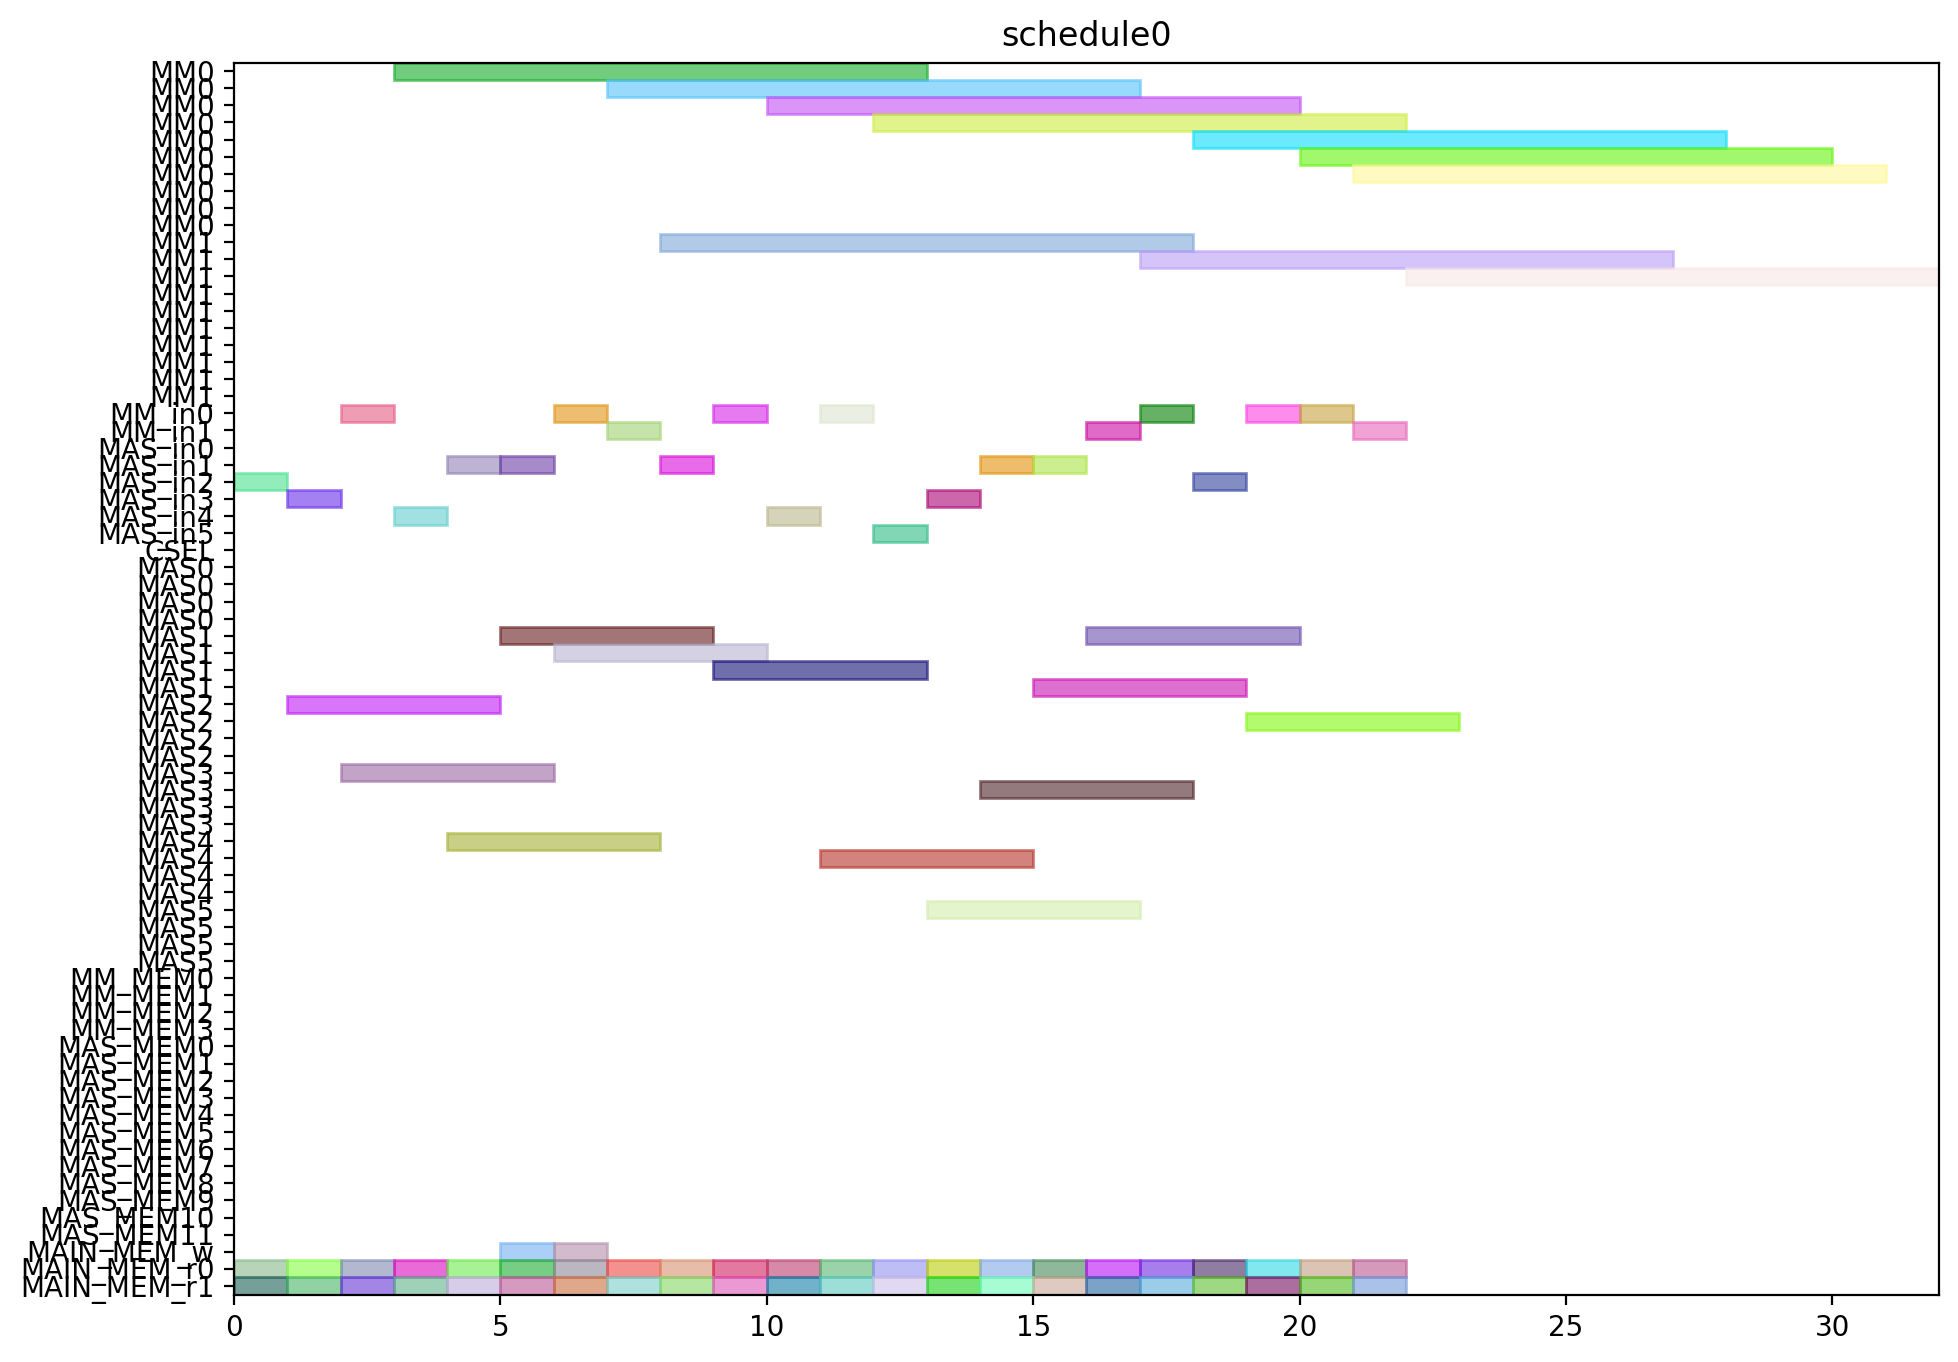

This chart was generated by the following Python code:
from pyschedule import Scenario, solvers, plotters, alt


def solve():
	horizon = 120
	S = Scenario("schedule0", horizon=horizon)

	# resource
	MM = S.Resources('MM', num=2, size=10)
	MM_in = S.Resources('MM_in', num=2)
	MAS_in = S.Resources('MAS_in', num=6)
	CSEL = S.Resource('CSEL')
	MAS = S.Resources('MAS', num=6, size=4, periods=range(1, horizon))
	MM_MEM = S.Resources('MM_MEM', num=4)
	MAS_MEM = S.Resources('MAS_MEM', num=12)
	MAIN_MEM_w = S.Resource('MAIN_MEM_w', size=1)
	MAIN_MEM_r = S.Resources('MAIN_MEM_r', num=2)

	# result of previous scheduling

	# new tasks
	c10_t0 = S.Task('c10_t0', length=10, delay_cost=1)
	c10_t0 += alt(MM)
	c10_t0_in = S.Task('c10_t0_in', length=1, delay_cost=1)
	c10_t0_in += alt(MM_in)
	S += c10_t0_in*MM_in[0]<=c10_t0*MM[0]
	S += c10_t0_in*MM_in[1]<=c10_t0*MM[1]
	c10_t0_mem0 = S.Task('c10_t0_mem0', length=1, delay_cost=1)
	c10_t0_mem0 += MAIN_MEM_r[0]
	S += c10_t0_mem0 <= c10_t0

	c10_t0_mem1 = S.Task('c10_t0_mem1', length=1, delay_cost=1)
	c10_t0_mem1 += MAIN_MEM_r[1]
	S += c10_t0_mem1 <= c10_t0

	c10_t1 = S.Task('c10_t1', length=10, delay_cost=1)
	c10_t1 += alt(MM)
	c10_t1_in = S.Task('c10_t1_in', length=1, delay_cost=1)
	c10_t1_in += alt(MM_in)
	S += c10_t1_in*MM_in[0]<=c10_t1*MM[0]
	S += c10_t1_in*MM_in[1]<=c10_t1*MM[1]
	c10_t1_mem0 = S.Task('c10_t1_mem0', length=1, delay_cost=1)
	c10_t1_mem0 += MAIN_MEM_r[0]
	S += c10_t1_mem0 <= c10_t1

	c10_t1_mem1 = S.Task('c10_t1_mem1', length=1, delay_cost=1)
	c10_t1_mem1 += MAIN_MEM_r[1]
	S += c10_t1_mem1 <= c10_t1

	c10_t2 = S.Task('c10_t2', length=4, delay_cost=1)
	c10_t2 += alt(MAS)
	c10_t2_in = S.Task('c10_t2_in', length=1, delay_cost=1)
	c10_t2_in += alt(MAS_in)
	S += c10_t2_in*MAS_in[0]<=c10_t2*MAS[0]

	S += c10_t2_in*MAS_in[1]<=c10_t2*MAS[1]

	S += c10_t2_in*MAS_in[2]<=c10_t2*MAS[2]

	S += c10_t2_in*MAS_in[3]<=c10_t2*MAS[3]

	S += c10_t2_in*MAS_in[4]<=c10_t2*MAS[4]

	S += c10_t2_in*MAS_in[5]<=c10_t2*MAS[5]

	c10_t2_mem0 = S.Task('c10_t2_mem0', length=1, delay_cost=1)
	c10_t2_mem0 += MAIN_MEM_r[0]
	S += c10_t2_mem0 <= c10_t2

	c10_t2_mem1 = S.Task('c10_t2_mem1', length=1, delay_cost=1)
	c10_t2_mem1 += MAIN_MEM_r[1]
	S += c10_t2_mem1 <= c10_t2

	c10_t3 = S.Task('c10_t3', length=4, delay_cost=1)
	c10_t3 += alt(MAS)
	c10_t3_in = S.Task('c10_t3_in', length=1, delay_cost=1)
	c10_t3_in += alt(MAS_in)
	S += c10_t3_in*MAS_in[0]<=c10_t3*MAS[0]

	S += c10_t3_in*MAS_in[1]<=c10_t3*MAS[1]

	S += c10_t3_in*MAS_in[2]<=c10_t3*MAS[2]

	S += c10_t3_in*MAS_in[3]<=c10_t3*MAS[3]

	S += c10_t3_in*MAS_in[4]<=c10_t3*MAS[4]

	S += c10_t3_in*MAS_in[5]<=c10_t3*MAS[5]

	c10_t3_mem0 = S.Task('c10_t3_mem0', length=1, delay_cost=1)
	c10_t3_mem0 += MAIN_MEM_r[0]
	S += c10_t3_mem0 <= c10_t3

	c10_t3_mem1 = S.Task('c10_t3_mem1', length=1, delay_cost=1)
	c10_t3_mem1 += MAIN_MEM_r[1]
	S += c10_t3_mem1 <= c10_t3

	c20_t0 = S.Task('c20_t0', length=10, delay_cost=1)
	c20_t0 += alt(MM)
	c20_t0_in = S.Task('c20_t0_in', length=1, delay_cost=1)
	c20_t0_in += alt(MM_in)
	S += c20_t0_in*MM_in[0]<=c20_t0*MM[0]
	S += c20_t0_in*MM_in[1]<=c20_t0*MM[1]
	c20_t0_mem0 = S.Task('c20_t0_mem0', length=1, delay_cost=1)
	c20_t0_mem0 += MAIN_MEM_r[0]
	S += c20_t0_mem0 <= c20_t0

	c20_t0_mem1 = S.Task('c20_t0_mem1', length=1, delay_cost=1)
	c20_t0_mem1 += MAIN_MEM_r[1]
	S += c20_t0_mem1 <= c20_t0

	c20_t1 = S.Task('c20_t1', length=10, delay_cost=1)
	c20_t1 += alt(MM)
	c20_t1_in = S.Task('c20_t1_in', length=1, delay_cost=1)
	c20_t1_in += alt(MM_in)
	S += c20_t1_in*MM_in[0]<=c20_t1*MM[0]
	S += c20_t1_in*MM_in[1]<=c20_t1*MM[1]
	c20_t1_mem0 = S.Task('c20_t1_mem0', length=1, delay_cost=1)
	c20_t1_mem0 += MAIN_MEM_r[0]
	S += c20_t1_mem0 <= c20_t1

	c20_t1_mem1 = S.Task('c20_t1_mem1', length=1, delay_cost=1)
	c20_t1_mem1 += MAIN_MEM_r[1]
	S += c20_t1_mem1 <= c20_t1

	c20_t2 = S.Task('c20_t2', length=4, delay_cost=1)
	c20_t2 += alt(MAS)
	c20_t2_in = S.Task('c20_t2_in', length=1, delay_cost=1)
	c20_t2_in += alt(MAS_in)
	S += c20_t2_in*MAS_in[0]<=c20_t2*MAS[0]

	S += c20_t2_in*MAS_in[1]<=c20_t2*MAS[1]

	S += c20_t2_in*MAS_in[2]<=c20_t2*MAS[2]

	S += c20_t2_in*MAS_in[3]<=c20_t2*MAS[3]

	S += c20_t2_in*MAS_in[4]<=c20_t2*MAS[4]

	S += c20_t2_in*MAS_in[5]<=c20_t2*MAS[5]

	c20_t2_mem0 = S.Task('c20_t2_mem0', length=1, delay_cost=1)
	c20_t2_mem0 += MAIN_MEM_r[0]
	S += c20_t2_mem0 <= c20_t2

	c20_t2_mem1 = S.Task('c20_t2_mem1', length=1, delay_cost=1)
	c20_t2_mem1 += MAIN_MEM_r[1]
	S += c20_t2_mem1 <= c20_t2

	c20_t3 = S.Task('c20_t3', length=4, delay_cost=1)
	c20_t3 += alt(MAS)
	c20_t3_in = S.Task('c20_t3_in', length=1, delay_cost=1)
	c20_t3_in += alt(MAS_in)
	S += c20_t3_in*MAS_in[0]<=c20_t3*MAS[0]

	S += c20_t3_in*MAS_in[1]<=c20_t3*MAS[1]

	S += c20_t3_in*MAS_in[2]<=c20_t3*MAS[2]

	S += c20_t3_in*MAS_in[3]<=c20_t3*MAS[3]

	S += c20_t3_in*MAS_in[4]<=c20_t3*MAS[4]

	S += c20_t3_in*MAS_in[5]<=c20_t3*MAS[5]

	c20_t3_mem0 = S.Task('c20_t3_mem0', length=1, delay_cost=1)
	c20_t3_mem0 += MAIN_MEM_r[0]
	S += c20_t3_mem0 <= c20_t3

	c20_t3_mem1 = S.Task('c20_t3_mem1', length=1, delay_cost=1)
	c20_t3_mem1 += MAIN_MEM_r[1]
	S += c20_t3_mem1 <= c20_t3

	c01_t0 = S.Task('c01_t0', length=10, delay_cost=1)
	c01_t0 += alt(MM)
	c01_t0_in = S.Task('c01_t0_in', length=1, delay_cost=1)
	c01_t0_in += alt(MM_in)
	S += c01_t0_in*MM_in[0]<=c01_t0*MM[0]
	S += c01_t0_in*MM_in[1]<=c01_t0*MM[1]
	c01_t0_mem0 = S.Task('c01_t0_mem0', length=1, delay_cost=1)
	c01_t0_mem0 += MAIN_MEM_r[0]
	S += c01_t0_mem0 <= c01_t0

	c01_t0_mem1 = S.Task('c01_t0_mem1', length=1, delay_cost=1)
	c01_t0_mem1 += MAIN_MEM_r[1]
	S += c01_t0_mem1 <= c01_t0

	c01_t1 = S.Task('c01_t1', length=10, delay_cost=1)
	c01_t1 += alt(MM)
	c01_t1_in = S.Task('c01_t1_in', length=1, delay_cost=1)
	c01_t1_in += alt(MM_in)
	S += c01_t1_in*MM_in[0]<=c01_t1*MM[0]
	S += c01_t1_in*MM_in[1]<=c01_t1*MM[1]
	c01_t1_mem0 = S.Task('c01_t1_mem0', length=1, delay_cost=1)
	c01_t1_mem0 += MAIN_MEM_r[0]
	S += c01_t1_mem0 <= c01_t1

	c01_t1_mem1 = S.Task('c01_t1_mem1', length=1, delay_cost=1)
	c01_t1_mem1 += MAIN_MEM_r[1]
	S += c01_t1_mem1 <= c01_t1

	c01_t2 = S.Task('c01_t2', length=4, delay_cost=1)
	c01_t2 += alt(MAS)
	c01_t2_in = S.Task('c01_t2_in', length=1, delay_cost=1)
	c01_t2_in += alt(MAS_in)
	S += c01_t2_in*MAS_in[0]<=c01_t2*MAS[0]

	S += c01_t2_in*MAS_in[1]<=c01_t2*MAS[1]

	S += c01_t2_in*MAS_in[2]<=c01_t2*MAS[2]

	S += c01_t2_in*MAS_in[3]<=c01_t2*MAS[3]

	S += c01_t2_in*MAS_in[4]<=c01_t2*MAS[4]

	S += c01_t2_in*MAS_in[5]<=c01_t2*MAS[5]

	c01_t2_mem0 = S.Task('c01_t2_mem0', length=1, delay_cost=1)
	c01_t2_mem0 += MAIN_MEM_r[0]
	S += c01_t2_mem0 <= c01_t2

	c01_t2_mem1 = S.Task('c01_t2_mem1', length=1, delay_cost=1)
	c01_t2_mem1 += MAIN_MEM_r[1]
	S += c01_t2_mem1 <= c01_t2

	c01_t3 = S.Task('c01_t3', length=4, delay_cost=1)
	c01_t3 += alt(MAS)
	c01_t3_in = S.Task('c01_t3_in', length=1, delay_cost=1)
	c01_t3_in += alt(MAS_in)
	S += c01_t3_in*MAS_in[0]<=c01_t3*MAS[0]

	S += c01_t3_in*MAS_in[1]<=c01_t3*MAS[1]

	S += c01_t3_in*MAS_in[2]<=c01_t3*MAS[2]

	S += c01_t3_in*MAS_in[3]<=c01_t3*MAS[3]

	S += c01_t3_in*MAS_in[4]<=c01_t3*MAS[4]

	S += c01_t3_in*MAS_in[5]<=c01_t3*MAS[5]

	c01_t3_mem0 = S.Task('c01_t3_mem0', length=1, delay_cost=1)
	c01_t3_mem0 += MAIN_MEM_r[0]
	S += c01_t3_mem0 <= c01_t3

	c01_t3_mem1 = S.Task('c01_t3_mem1', length=1, delay_cost=1)
	c01_t3_mem1 += MAIN_MEM_r[1]
	S += c01_t3_mem1 <= c01_t3

	c11_t0 = S.Task('c11_t0', length=10, delay_cost=1)
	c11_t0 += alt(MM)
	c11_t0_in = S.Task('c11_t0_in', length=1, delay_cost=1)
	c11_t0_in += alt(MM_in)
	S += c11_t0_in*MM_in[0]<=c11_t0*MM[0]
	S += c11_t0_in*MM_in[1]<=c11_t0*MM[1]
	c11_t0_mem0 = S.Task('c11_t0_mem0', length=1, delay_cost=1)
	c11_t0_mem0 += MAIN_MEM_r[0]
	S += c11_t0_mem0 <= c11_t0

	c11_t0_mem1 = S.Task('c11_t0_mem1', length=1, delay_cost=1)
	c11_t0_mem1 += MAIN_MEM_r[1]
	S += c11_t0_mem1 <= c11_t0

	c11_t1 = S.Task('c11_t1', length=10, delay_cost=1)
	c11_t1 += alt(MM)
	c11_t1_in = S.Task('c11_t1_in', length=1, delay_cost=1)
	c11_t1_in += alt(MM_in)
	S += c11_t1_in*MM_in[0]<=c11_t1*MM[0]
	S += c11_t1_in*MM_in[1]<=c11_t1*MM[1]
	c11_t1_mem0 = S.Task('c11_t1_mem0', length=1, delay_cost=1)
	c11_t1_mem0 += MAIN_MEM_r[0]
	S += c11_t1_mem0 <= c11_t1

	c11_t1_mem1 = S.Task('c11_t1_mem1', length=1, delay_cost=1)
	c11_t1_mem1 += MAIN_MEM_r[1]
	S += c11_t1_mem1 <= c11_t1

	c11_t2 = S.Task('c11_t2', length=4, delay_cost=1)
	c11_t2 += alt(MAS)
	c11_t2_in = S.Task('c11_t2_in', length=1, delay_cost=1)
	c11_t2_in += alt(MAS_in)
	S += c11_t2_in*MAS_in[0]<=c11_t2*MAS[0]

	S += c11_t2_in*MAS_in[1]<=c11_t2*MAS[1]

	S += c11_t2_in*MAS_in[2]<=c11_t2*MAS[2]

	S += c11_t2_in*MAS_in[3]<=c11_t2*MAS[3]

	S += c11_t2_in*MAS_in[4]<=c11_t2*MAS[4]

	S += c11_t2_in*MAS_in[5]<=c11_t2*MAS[5]

	c11_t2_mem0 = S.Task('c11_t2_mem0', length=1, delay_cost=1)
	c11_t2_mem0 += MAIN_MEM_r[0]
	S += c11_t2_mem0 <= c11_t2

	c11_t2_mem1 = S.Task('c11_t2_mem1', length=1, delay_cost=1)
	c11_t2_mem1 += MAIN_MEM_r[1]
	S += c11_t2_mem1 <= c11_t2

	c11_t3 = S.Task('c11_t3', length=4, delay_cost=1)
	c11_t3 += alt(MAS)
	c11_t3_in = S.Task('c11_t3_in', length=1, delay_cost=1)
	c11_t3_in += alt(MAS_in)
	S += c11_t3_in*MAS_in[0]<=c11_t3*MAS[0]

	S += c11_t3_in*MAS_in[1]<=c11_t3*MAS[1]

	S += c11_t3_in*MAS_in[2]<=c11_t3*MAS[2]

	S += c11_t3_in*MAS_in[3]<=c11_t3*MAS[3]

	S += c11_t3_in*MAS_in[4]<=c11_t3*MAS[4]

	S += c11_t3_in*MAS_in[5]<=c11_t3*MAS[5]

	c11_t3_mem0 = S.Task('c11_t3_mem0', length=1, delay_cost=1)
	c11_t3_mem0 += MAIN_MEM_r[0]
	S += c11_t3_mem0 <= c11_t3

	c11_t3_mem1 = S.Task('c11_t3_mem1', length=1, delay_cost=1)
	c11_t3_mem1 += MAIN_MEM_r[1]
	S += c11_t3_mem1 <= c11_t3

	c21_t0 = S.Task('c21_t0', length=10, delay_cost=1)
	c21_t0 += alt(MM)
	c21_t0_in = S.Task('c21_t0_in', length=1, delay_cost=1)
	c21_t0_in += alt(MM_in)
	S += c21_t0_in*MM_in[0]<=c21_t0*MM[0]
	S += c21_t0_in*MM_in[1]<=c21_t0*MM[1]
	c21_t0_mem0 = S.Task('c21_t0_mem0', length=1, delay_cost=1)
	c21_t0_mem0 += MAIN_MEM_r[0]
	S += c21_t0_mem0 <= c21_t0

	c21_t0_mem1 = S.Task('c21_t0_mem1', length=1, delay_cost=1)
	c21_t0_mem1 += MAIN_MEM_r[1]
	S += c21_t0_mem1 <= c21_t0

	c21_t1 = S.Task('c21_t1', length=10, delay_cost=1)
	c21_t1 += alt(MM)
	c21_t1_in = S.Task('c21_t1_in', length=1, delay_cost=1)
	c21_t1_in += alt(MM_in)
	S += c21_t1_in*MM_in[0]<=c21_t1*MM[0]
	S += c21_t1_in*MM_in[1]<=c21_t1*MM[1]
	c21_t1_mem0 = S.Task('c21_t1_mem0', length=1, delay_cost=1)
	c21_t1_mem0 += MAIN_MEM_r[0]
	S += c21_t1_mem0 <= c21_t1

	c21_t1_mem1 = S.Task('c21_t1_mem1', length=1, delay_cost=1)
	c21_t1_mem1 += MAIN_MEM_r[1]
	S += c21_t1_mem1 <= c21_t1

	c21_t2 = S.Task('c21_t2', length=4, delay_cost=1)
	c21_t2 += alt(MAS)
	c21_t2_in = S.Task('c21_t2_in', length=1, delay_cost=1)
	c21_t2_in += alt(MAS_in)
	S += c21_t2_in*MAS_in[0]<=c21_t2*MAS[0]

	S += c21_t2_in*MAS_in[1]<=c21_t2*MAS[1]

	S += c21_t2_in*MAS_in[2]<=c21_t2*MAS[2]

	S += c21_t2_in*MAS_in[3]<=c21_t2*MAS[3]

	S += c21_t2_in*MAS_in[4]<=c21_t2*MAS[4]

	S += c21_t2_in*MAS_in[5]<=c21_t2*MAS[5]

	c21_t2_mem0 = S.Task('c21_t2_mem0', length=1, delay_cost=1)
	c21_t2_mem0 += MAIN_MEM_r[0]
	S += c21_t2_mem0 <= c21_t2

	c21_t2_mem1 = S.Task('c21_t2_mem1', length=1, delay_cost=1)
	c21_t2_mem1 += MAIN_MEM_r[1]
	S += c21_t2_mem1 <= c21_t2

	c21_t3 = S.Task('c21_t3', length=4, delay_cost=1)
	c21_t3 += alt(MAS)
	c21_t3_in = S.Task('c21_t3_in', length=1, delay_cost=1)
	c21_t3_in += alt(MAS_in)
	S += c21_t3_in*MAS_in[0]<=c21_t3*MAS[0]

	S += c21_t3_in*MAS_in[1]<=c21_t3*MAS[1]

	S += c21_t3_in*MAS_in[2]<=c21_t3*MAS[2]

	S += c21_t3_in*MAS_in[3]<=c21_t3*MAS[3]

	S += c21_t3_in*MAS_in[4]<=c21_t3*MAS[4]

	S += c21_t3_in*MAS_in[5]<=c21_t3*MAS[5]

	c21_t3_mem0 = S.Task('c21_t3_mem0', length=1, delay_cost=1)
	c21_t3_mem0 += MAIN_MEM_r[0]
	S += c21_t3_mem0 <= c21_t3

	c21_t3_mem1 = S.Task('c21_t3_mem1', length=1, delay_cost=1)
	c21_t3_mem1 += MAIN_MEM_r[1]
	S += c21_t3_mem1 <= c21_t3

	c000 = S.Task('c000', length=4, delay_cost=1)
	c000 += alt(MAS)
	c000_in = S.Task('c000_in', length=1, delay_cost=1)
	c000_in += alt(MAS_in)
	S += c000_in*MAS_in[0]<=c000*MAS[0]

	S += c000_in*MAS_in[1]<=c000*MAS[1]

	S += c000_in*MAS_in[2]<=c000*MAS[2]

	S += c000_in*MAS_in[3]<=c000*MAS[3]

	S += c000_in*MAS_in[4]<=c000*MAS[4]

	S += c000_in*MAS_in[5]<=c000*MAS[5]

	S += 0<c000

	c000_w = S.Task('c000_w', length=1, delay_cost=1)
	c000_w += alt(MAIN_MEM_w)
	S += c000 <= c000_w

	c000_mem0 = S.Task('c000_mem0', length=1, delay_cost=1)
	c000_mem0 += MAIN_MEM_r[0]
	S += c000_mem0 <= c000

	c000_mem1 = S.Task('c000_mem1', length=1, delay_cost=1)
	c000_mem1 += MAIN_MEM_r[1]
	S += c000_mem1 <= c000

	c001 = S.Task('c001', length=4, delay_cost=1)
	c001 += alt(MAS)
	c001_in = S.Task('c001_in', length=1, delay_cost=1)
	c001_in += alt(MAS_in)
	S += c001_in*MAS_in[0]<=c001*MAS[0]

	S += c001_in*MAS_in[1]<=c001*MAS[1]

	S += c001_in*MAS_in[2]<=c001*MAS[2]

	S += c001_in*MAS_in[3]<=c001*MAS[3]

	S += c001_in*MAS_in[4]<=c001*MAS[4]

	S += c001_in*MAS_in[5]<=c001*MAS[5]

	S += 0<c001

	c001_w = S.Task('c001_w', length=1, delay_cost=1)
	c001_w += alt(MAIN_MEM_w)
	S += c001 <= c001_w

	c001_mem0 = S.Task('c001_mem0', length=1, delay_cost=1)
	c001_mem0 += MAIN_MEM_r[0]
	S += c001_mem0 <= c001

	c001_mem1 = S.Task('c001_mem1', length=1, delay_cost=1)
	c001_mem1 += MAIN_MEM_r[1]
	S += c001_mem1 <= c001

	solvers.mip.solve(S,msg=1,kind='CPLEX',ratio_gap=1.01)

	solution = [['hoge']*len(S.solution()[1]) for i in range(len(S.solution()))]
	for i in range(len(S.solution())):
		for j in range(len(S.solution()[i])):
			solution[i][j]=str(S.solution()[i][j])
	print(solution)

	cycles = int(solution[-1][3])

	pic_file_name = "/mnt/rose/usr1/fukuda/ABE/multiRAM_multiMAS_16mux/scheduling_result/stage10MM2_stage4MAS6/FROB/schedule0.png"
	if(S.solution() != []):
		plotters.matplotlib.plot(S,img_filename=pic_file_name, show_task_labels=False, fig_size=(cycles*0.25+3, 8))

	return solution
